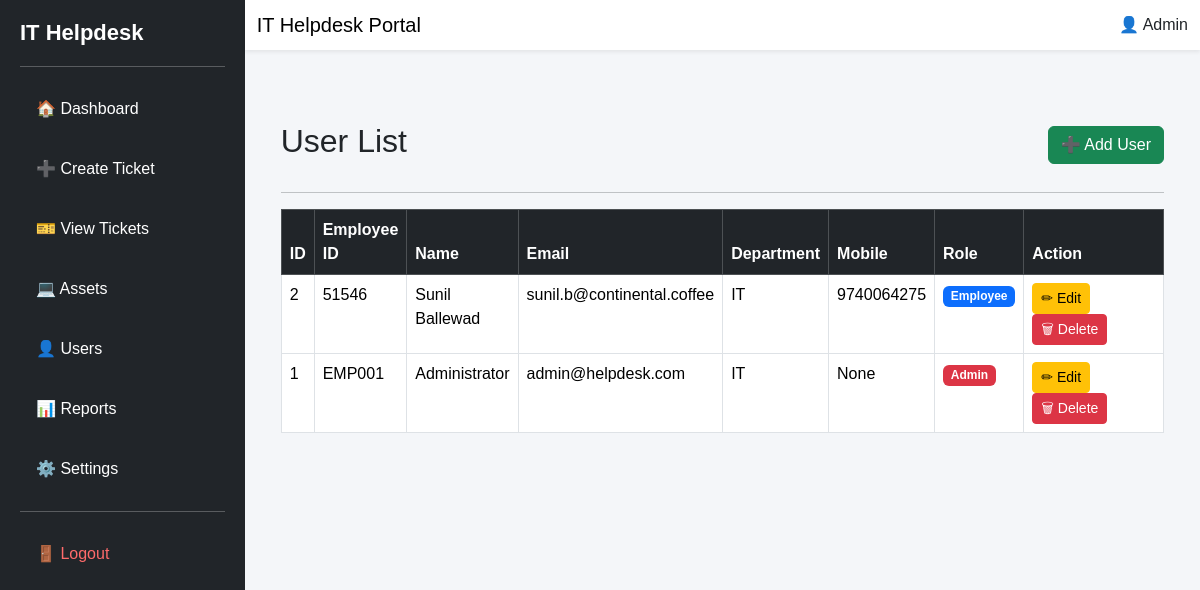
The page /users (signed in) on the database as committed earlier.
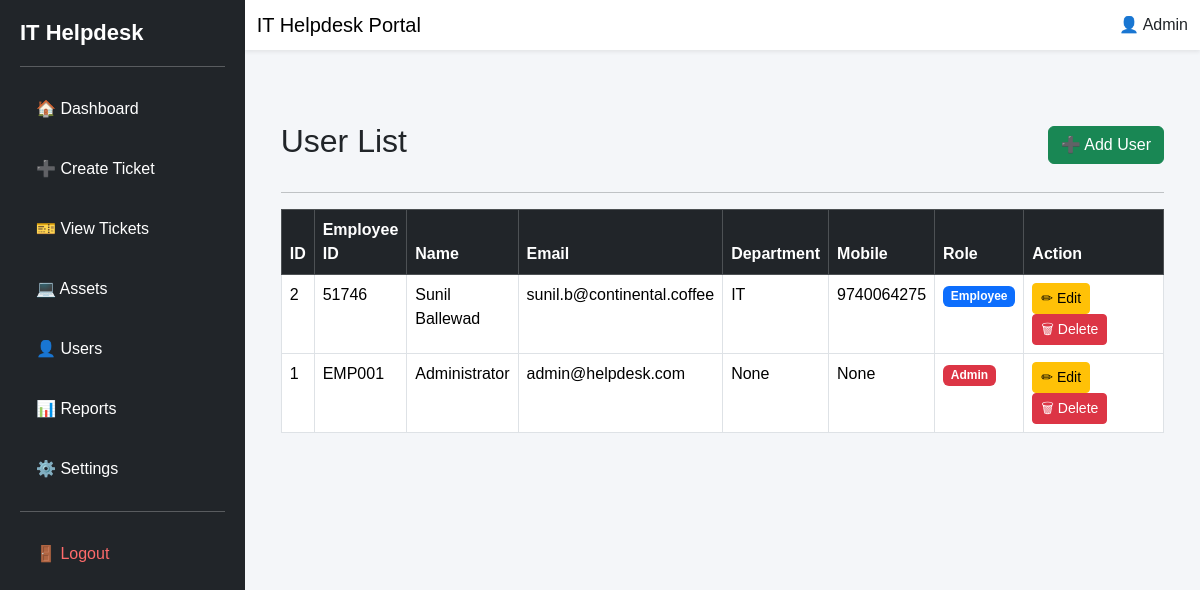
The same page on the database as committed later.
### models.py (models this page shows, shortened)
class User(UserMixin, db.Model):
    __tablename__ = "users"
    id = db.Column(db.Integer, primary_key=True)
    employee_id = db.Column(db.String(20), unique=True, nullable=False)
    name = db.Column(db.String(100), nullable=False)
    email = db.Column(db.String(120), unique=True, nullable=False)
    password = db.Column(db.String(255), nullable=False)
    role = db.Column(db.String(20), nullable=False, default="Employee")
    department = db.Column(db.String(100))
    mobile = db.Column(db.String(20))
    is_active = db.Column(db.Boolean, default=True)

### routes/users.py (the view)
@users.route("/users")
@admin_required
def view_users():
    user_list = User.query.order_by(User.id.desc()).all()
    return render_template(
        "view_users.html",
        users=user_list,
    )

### app.py (called while the page is built)
@login_manager.user_loader
def load_user(user_id):
    return User.query.get(int(user_id))

### routes/users.py (called while the page is built)
def admin_required(f):
    @wraps(f)
    @login_required
    def decorated_function(*args, **kwargs):
        if current_user.role != "Admin":
            abort(403)
        return f(*args, **kwargs)
    return decorated_function

### templates/view_users.html (shortened to what this page needs)
{% extends "base.html" %}
{% block content %}
<div class="container mt-5">
    <div class="d-flex justify-content-between align-items-center mb-4">
        <h2>User List</h2>
        <a href="{{ url_for('users.create_user') }}"
           class="btn btn-success">
            ➕ Add User
        </a>
    </div>
    <hr>
    <table class="table table-bordered table-hover">
        <thead class="table-dark">
            <tr>
                <th>ID</th>
                <th>Employee ID</th>
                <th>Name</th>
                <th>Email</th>
                <th>Department</th>
                <th>Mobile</th>
                <th>Role</th>
                <th width="180">Action</th>
            </tr>
        </thead>
        <tbody>
        {% if users %}
            {% for user in users %}
            <tr>
                <td>{{ user.id }}</td>
                <td>{{ user.employee_id }}</td>
                <td>{{ user.name }}</td>
                <td>{{ user.email }}</td>
                <td>{{ user.department }}</td>
                <td>{{ user.mobile }}</td>
                <td>
                    {% if user.role == "Admin" %}
                        <span class="badge bg-danger">
                            Admin
                        </span>
                    {% else %}
                        <span class="badge bg-primary">
                            Employee
                        </span>
                    {% endif %}
                </td>
                <td>
                    <a href="{{ url_for('users.edit_user', id=user.id) }}"
                       class="btn btn-warning btn-sm">
                        ✏ Edit
                    </a>
                    <a href="{{ url_for('users.delete_user', id=user.id) }}"
                       class="btn btn-danger btn-sm"
                       onclick="return confirm('Delete this user?')">
                        🗑 Delete
                    </a>
                </td>
            </tr>
            {% endfor %}
        {% else %}
            <tr>
                <td colspan="8" class="text-center">
                    No Users Found
                </td>
            </tr>
        {% endif %}
        </tbody>
    </table>
</div>
{% endblock %}

### templates/base.html (shortened to what this page needs)
<!DOCTYPE html>
<html lang="en">
<head>
    <link href="https://cdn.jsdelivr.net/npm/bootstrap@5.3.3/dist/css/bootstrap.min.css" rel="stylesheet">
    <link rel="stylesheet"
          href="{{ url_for('static', filename='css/style.css') }}">
</head>
<body>
<div class="d-flex">
    {% include 'layout/sidebar.html' %}
    <div class="flex-grow-1">
        <nav class="navbar navbar-light bg-white shadow-sm">
            <div class="container-fluid">
                <span class="navbar-brand mb-0 h4">
                    IT Helpdesk Portal
                </span>
                <span>
                    👤 Admin
                </span>
            </div>
        </nav>
        <div class="container-fluid p-4">
            {% block content %}
            {% endblock %}
        </div>
    </div>
</div>
</body>
</html>

### templates/layout/sidebar.html
<div class="sidebar">
    <h2 class="logo">
        IT Helpdesk
    </h2>
    <hr>
    <a href="{{ url_for('dashboard.dashboard_home') }}">
        🏠 Dashboard
    </a>
    <a href="{{ url_for('tickets.create_ticket') }}">
        ➕ Create Ticket
    </a>
    <a href="{{ url_for('tickets.view_tickets') }}">
        🎫 View Tickets
    </a>
    {% if current_user.role == "Admin" %}
    <a href="{{ url_for('assets.view_assets') }}">
        💻 Assets
    </a>
    <a href="{{ url_for('users.view_users') }}">
        👤 Users
    </a>
    <a href="{{ url_for('reports.reports_dashboard') }}">
        📊 Reports
    </a>
    <a href="#">
        ⚙️ Settings
    </a>
    {% endif %}
    <hr>
    <a href="{{ url_for('auth.logout') }}" class="logout">
        🚪 Logout
    </a>
</div>

### static/css/style.css (style rules this page uses)
body { margin:0; padding:0; background:#f4f6f9; font-family:Arial, Helvetica, sans-serif; }
.sidebar { width:260px; min-height:100vh; background:#212529; color:white; padding:20px; }
.logo { color:white; font-size:22px; font-weight:bold; margin-bottom:20px; }
.sidebar a { display:block; color:white; text-decoration:none; padding:14px 16px; margin-bottom:8px; border-radius:8px; transition:0.3s; }
.logout { color:#ff6b6b !important; }
.navbar { background:white; }
table { background:white; }

Rows that differ between the two databases and show on the page:
changed User "Sunil Ballewad": employee_id "51546" → "51746"
changed User "EMP001": department "IT" → "None"
